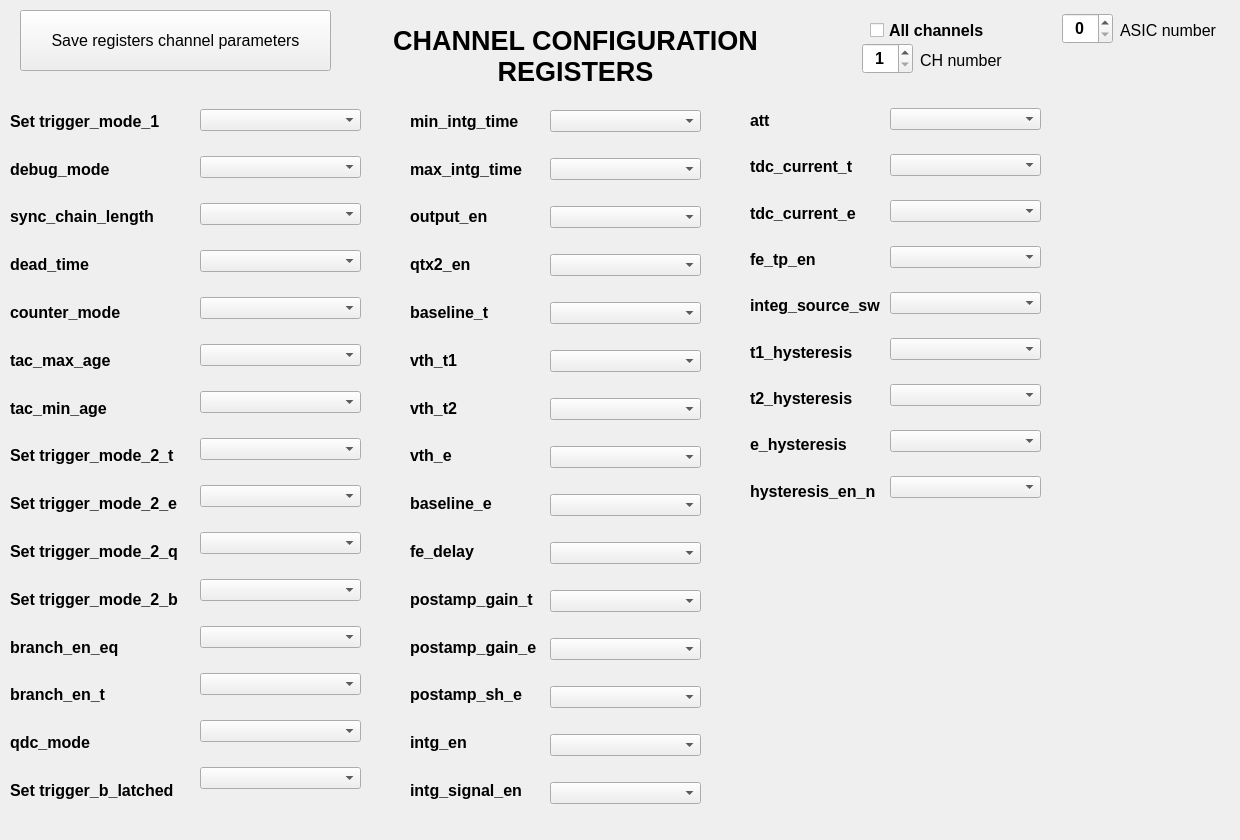
     <widget class="QWidget" name="ChannelASICconfig">
      <attribute name="title">
       <string>Channel ASIC config</string>
      </attribute>
      <widget class="QWidget" name="layoutWidget_4">
       <property name="geometry">
        <rect>
         <x>10</x>
         <y>100</y>
         <width>191</width>
         <height>711</height>
        </rect>
       </property>
       <layout class="QVBoxLayout" name="verticalLayout_12">
        <item>
         <widget class="QLabel" name="label_61">
          <property name="font">
           <font>
            <pointsize>12</pointsize>
            <weight>75</weight>
            <bold>true</bold>
           </font>
          </property>
          <property name="text">
           <string>Set trigger_mode_1</string>
          </property>
         </widget>
        </item>
        <item>
         <widget class="QLabel" name="label_73">
          <property name="font">
           <font>
            <pointsize>12</pointsize>
            <weight>75</weight>
            <bold>true</bold>
           </font>
          </property>
          <property name="text">
           <string>debug_mode</string>
          </property>
         </widget>
        </item>
        <item>
         <widget class="QLabel" name="label_88">
          <property name="font">
           <font>
            <pointsize>12</pointsize>
            <weight>75</weight>
            <bold>true</bold>
           </font>
          </property>
          <property name="text">
           <string>sync_chain_length</string>
          </property>
         </widget>
        </item>
        <item>
         <widget class="QLabel" name="label_95">
          <property name="font">
           <font>
            <pointsize>12</pointsize>
            <weight>75</weight>
            <bold>true</bold>
           </font>
          </property>
          <property name="text">
           <string>dead_time</string>
          </property>
         </widget>
        </item>
        <item>
         <widget class="QLabel" name="label_96">
          <property name="font">
           <font>
            <pointsize>12</pointsize>
            <weight>75</weight>
            <bold>true</bold>
           </font>
          </property>
          <property name="text">
           <string>counter_mode</string>
          </property>
         </widget>
        </item>
        <item>
         <widget class="QLabel" name="label_97">
          <property name="font">
           <font>
            <pointsize>12</pointsize>
            <weight>75</weight>
            <bold>true</bold>
           </font>
          </property>
          <property name="text">
           <string>tac_max_age</string>
          </property>
         </widget>
        </item>
        <item>
         <widget class="QLabel" name="label_98">
          <property name="font">
           <font>
            <pointsize>12</pointsize>
            <weight>75</weight>
            <bold>true</bold>
           </font>
          </property>
          <property name="text">
           <string>tac_min_age</string>
          </property>
         </widget>
        </item>
        <item>
         <widget class="QLabel" name="label_99">
          <property name="font">
           <font>
            <pointsize>12</pointsize>
            <weight>75</weight>
            <bold>true</bold>
           </font>
          </property>
          <property name="text">
           <string>Set trigger_mode_2_t</string>
          </property>
         </widget>
        </item>
        <item>
         <widget class="QLabel" name="label_102">
          <property name="font">
           <font>
            <pointsize>12</pointsize>
            <weight>75</weight>
            <bold>true</bold>
           </font>
          </property>
          <property name="text">
           <string>Set trigger_mode_2_e</string>
          </property>
         </widget>
        </item>
        <item>
         <widget class="QLabel" name="label_111">
          <property name="font">
           <font>
            <pointsize>12</pointsize>
            <weight>75</weight>
            <bold>true</bold>
           </font>
          </property>
          <property name="text">
           <string>Set trigger_mode_2_q</string>
          </property>
         </widget>
        </item>
        <item>
         <widget class="QLabel" name="label_112">
          <property name="font">
           <font>
            <pointsize>12</pointsize>
            <weight>75</weight>
            <bold>true</bold>
           </font>
          </property>
          <property name="text">
           <string>Set trigger_mode_2_b</string>
          </property>
         </widget>
        </item>
        <item>
         <widget class="QLabel" name="label_113">
          <property name="font">
           <font>
            <pointsize>12</pointsize>
            <weight>75</weight>
            <bold>true</bold>
           </font>
          </property>
          <property name="text">
           <string>branch_en_eq</string>
          </property>
         </widget>
        </item>
        <item>
         <widget class="QLabel" name="label_114">
          <property name="font">
           <font>
            <pointsize>12</pointsize>
            <weight>75</weight>
            <bold>true</bold>
           </font>
          </property>
          <property name="text">
           <string>branch_en_t</string>
          </property>
         </widget>
        </item>
        <item>
         <widget class="QLabel" name="label_115">
          <property name="font">
           <font>
            <pointsize>12</pointsize>
            <weight>75</weight>
            <bold>true</bold>
           </font>
          </property>
          <property name="text">
           <string>qdc_mode</string>
          </property>
         </widget>
        </item>
        <item>
         <widget class="QLabel" name="label_116">
          <property name="font">
           <font>
            <pointsize>12</pointsize>
            <weight>75</weight>
            <bold>true</bold>
           </font>
          </property>
          <property name="text">
           <string>Set trigger_b_latched</string>
          </property>
         </widget>
        </item>
       </layout>
      </widget>
      <widget class="QPushButton" name="pushButton_reg_ch">
       <property name="geometry">
        <rect>
         <x>20</x>
         <y>10</y>
         <width>311</width>
         <height>61</height>
        </rect>
       </property>
       <property name="font">
        <font>
         <pointsize>12</pointsize>
        </font>
       </property>
       <property name="text">
        <string>Save registers channel parameters</string>
       </property>
      </widget>
      <widget class="QWidget" name="layoutWidget">
       <property name="geometry">
        <rect>
         <x>200</x>
         <y>90</y>
         <width>161</width>
         <height>731</height>
        </rect>
       </property>
       <layout class="QVBoxLayout" name="verticalLayout_13">
        <item>
         <widget class="QComboBox" name="comboBox_trigger_mode_1"/>
        </item>
        <item>
         <widget class="QComboBox" name="comboBox_debug_mode"/>
        </item>
        <item>
         <widget class="QComboBox" name="comboBox_sync_chain_length"/>
        </item>
        <item>
         <widget class="QComboBox" name="comboBox_dead_time"/>
        </item>
        <item>
         <widget class="QComboBox" name="comboBox_counter_mode"/>
        </item>
        <item>
         <widget class="QComboBox" name="comboBox_tac_max_age"/>
        </item>
        <item>
         <widget class="QComboBox" name="comboBox_tac_min_age"/>
        </item>
        <item>
         <widget class="QComboBox" name="comboBox_trigger_mode_2_t"/>
        </item>
        <item>
         <widget class="QComboBox" name="comboBox_trigger_mode_2_e"/>
        </item>
        <item>
         <widget class="QComboBox" name="comboBox_trigger_mode_2_q"/>
        </item>
        <item>
         <widget class="QComboBox" name="comboBox_trigger_mode_2_b"/>
        </item>
        <item>
         <widget class="QComboBox" name="comboBox_branch_en_eq"/>
        </item>
        <item>
         <widget class="QComboBox" name="comboBox_branch_en_t"/>
        </item>
        <item>
         <widget class="QComboBox" name="comboBox_qdc_mode"/>
        </item>
        <item>
         <widget class="QComboBox" name="comboBox_trigger_b_latched"/>
        </item>
       </layout>
      </widget>
      <widget class="QWidget" name="layoutWidget">
       <property name="geometry">
        <rect>
         <x>410</x>
         <y>100</y>
         <width>141</width>
         <height>711</height>
        </rect>
       </property>
       <layout class="QVBoxLayout" name="verticalLayout_6">
        <item>
         <widget class="QLabel" name="label_117">
          <property name="font">
           <font>
            <pointsize>12</pointsize>
            <weight>75</weight>
            <bold>true</bold>
           </font>
          </property>
          <property name="text">
           <string>min_intg_time</string>
          </property>
         </widget>
        </item>
        <item>
         <widget class="QLabel" name="label_118">
          <property name="font">
           <font>
            <pointsize>12</pointsize>
            <weight>75</weight>
            <bold>true</bold>
           </font>
          </property>
          <property name="text">
           <string>max_intg_time</string>
          </property>
         </widget>
        </item>
        <item>
         <widget class="QLabel" name="label_119">
          <property name="font">
           <font>
            <pointsize>12</pointsize>
            <weight>75</weight>
            <bold>true</bold>
           </font>
          </property>
          <property name="text">
           <string>output_en</string>
          </property>
         </widget>
        </item>
        <item>
         <widget class="QLabel" name="label_120">
          <property name="font">
           <font>
            <pointsize>12</pointsize>
            <weight>75</weight>
            <bold>true</bold>
           </font>
          </property>
          <property name="text">
           <string>qtx2_en</string>
          </property>
         </widget>
        </item>
        <item>
         <widget class="QLabel" name="label_121">
          <property name="font">
           <font>
            <pointsize>12</pointsize>
            <weight>75</weight>
            <bold>true</bold>
           </font>
          </property>
          <property name="text">
           <string>baseline_t</string>
          </property>
         </widget>
        </item>
        <item>
         <widget class="QLabel" name="label_122">
          <property name="font">
           <font>
            <pointsize>12</pointsize>
            <weight>75</weight>
            <bold>true</bold>
           </font>
          </property>
          <property name="text">
           <string>vth_t1</string>
          </property>
         </widget>
        </item>
        <item>
         <widget class="QLabel" name="label_123">
          <property name="font">
           <font>
            <pointsize>12</pointsize>
            <weight>75</weight>
            <bold>true</bold>
           </font>
          </property>
          <property name="text">
           <string>vth_t2</string>
          </property>
         </widget>
        </item>
        <item>
         <widget class="QLabel" name="label_124">
          <property name="font">
           <font>
            <pointsize>12</pointsize>
            <weight>75</weight>
            <bold>true</bold>
           </font>
          </property>
          <property name="text">
           <string>vth_e</string>
          </property>
         </widget>
        </item>
        <item>
         <widget class="QLabel" name="label_125">
          <property name="font">
           <font>
            <pointsize>12</pointsize>
            <weight>75</weight>
            <bold>true</bold>
           </font>
          </property>
          <property name="text">
           <string>baseline_e</string>
          </property>
         </widget>
        </item>
        <item>
         <widget class="QLabel" name="label_126">
          <property name="font">
           <font>
            <pointsize>12</pointsize>
            <weight>75</weight>
            <bold>true</bold>
           </font>
          </property>
          <property name="text">
           <string>fe_delay</string>
          </property>
         </widget>
        </item>
        <item>
         <widget class="QLabel" name="label_127">
          <property name="font">
           <font>
            <pointsize>12</pointsize>
            <weight>75</weight>
            <bold>true</bold>
           </font>
          </property>
          <property name="text">
           <string>postamp_gain_t</string>
          </property>
         </widget>
        </item>
        <item>
         <widget class="QLabel" name="label_128">
          <property name="font">
           <font>
            <pointsize>12</pointsize>
            <weight>75</weight>
            <bold>true</bold>
           </font>
          </property>
          <property name="text">
           <string>postamp_gain_e</string>
          </property>
         </widget>
        </item>
        <item>
         <widget class="QLabel" name="label_140">
          <property name="font">
           <font>
            <pointsize>12</pointsize>
            <weight>75</weight>
            <bold>true</bold>
           </font>
          </property>
          <property name="text">
           <string>postamp_sh_e</string>
          </property>
         </widget>
        </item>
        <item>
         <widget class="QLabel" name="label_129">
          <property name="font">
           <font>
            <pointsize>12</pointsize>
            <weight>75</weight>
            <bold>true</bold>
           </font>
          </property>
          <property name="text">
           <string>intg_en</string>
          </property>
         </widget>
        </item>
        <item>
         <widget class="QLabel" name="label_130">
          <property name="font">
           <font>
            <pointsize>12</pointsize>
            <weight>75</weight>
            <bold>true</bold>
           </font>
          </property>
          <property name="text">
           <string>intg_signal_en</string>
          </property>
         </widget>
        </item>
       </layout>
      </widget>
      <widget class="QWidget" name="layoutWidget">
       <property name="geometry">
        <rect>
         <x>550</x>
         <y>90</y>
         <width>151</width>
         <height>741</height>
        </rect>
       </property>
       <layout class="QVBoxLayout" name="verticalLayout_7">
        <item>
         <widget class="QComboBox" name="comboBox_min_intg_time"/>
        </item>
        <item>
         <widget class="QComboBox" name="comboBox_max_intg_time"/>
        </item>
        <item>
         <widget class="QComboBox" name="comboBox_output_en"/>
        </item>
        <item>
         <widget class="QComboBox" name="comboBox_qtx2_en"/>
        </item>
        <item>
         <widget class="QComboBox" name="comboBox_baseline_t"/>
        </item>
        <item>
         <widget class="QComboBox" name="comboBox_vth_t1"/>
        </item>
        <item>
         <widget class="QComboBox" name="comboBox_vth_t2"/>
        </item>
        <item>
         <widget class="QComboBox" name="comboBox_vth_e"/>
        </item>
        <item>
         <widget class="QComboBox" name="comboBox_baseline_e"/>
        </item>
        <item>
         <widget class="QComboBox" name="comboBox_fe_delay"/>
        </item>
        <item>
         <widget class="QComboBox" name="comboBox_postamp_gain_t"/>
        </item>
        <item>
         <widget class="QComboBox" name="comboBox_postamp_gain_e"/>
        </item>
        <item>
         <widget class="QComboBox" name="comboBox_postamp_sh_e"/>
        </item>
        <item>
         <widget class="QComboBox" name="comboBox_intg_en"/>
        </item>
        <item>
         <widget class="QComboBox" name="comboBox_intg_signal_en"/>
        </item>
       </layout>
      </widget>
      <widget class="QWidget" name="layoutWidget">
       <property name="geometry">
        <rect>
         <x>750</x>
         <y>100</y>
         <width>141</width>
         <height>411</height>
        </rect>
       </property>
       <layout class="QVBoxLayout" name="verticalLayout_8">
        <item>
         <widget class="QLabel" name="label_131">
          <property name="font">
           <font>
            <pointsize>12</pointsize>
            <weight>75</weight>
            <bold>true</bold>
           </font>
          </property>
          <property name="text">
           <string>att</string>
          </property>
         </widget>
        </item>
        <item>
         <widget class="QLabel" name="label_132">
          <property name="font">
           <font>
            <pointsize>12</pointsize>
            <weight>75</weight>
            <bold>true</bold>
           </font>
          </property>
          <property name="text">
           <string>tdc_current_t</string>
          </property>
         </widget>
        </item>
        <item>
         <widget class="QLabel" name="label_133">
          <property name="font">
           <font>
            <pointsize>12</pointsize>
            <weight>75</weight>
            <bold>true</bold>
           </font>
          </property>
          <property name="text">
           <string>tdc_current_e</string>
          </property>
         </widget>
        </item>
        <item>
         <widget class="QLabel" name="label_134">
          <property name="font">
           <font>
            <pointsize>12</pointsize>
            <weight>75</weight>
            <bold>true</bold>
           </font>
          </property>
          <property name="text">
           <string>fe_tp_en</string>
          </property>
         </widget>
        </item>
        <item>
         <widget class="QLabel" name="label_135">
          <property name="font">
           <font>
            <pointsize>12</pointsize>
            <weight>75</weight>
            <bold>true</bold>
           </font>
          </property>
          <property name="text">
           <string>integ_source_sw</string>
          </property>
         </widget>
        </item>
        <item>
         <widget class="QLabel" name="label_136">
          <property name="font">
           <font>
            <pointsize>12</pointsize>
            <weight>75</weight>
            <bold>true</bold>
           </font>
          </property>
          <property name="text">
           <string>t1_hysteresis</string>
          </property>
         </widget>
        </item>
        <item>
         <widget class="QLabel" name="label_137">
          <property name="font">
           <font>
            <pointsize>12</pointsize>
            <weight>75</weight>
            <bold>true</bold>
           </font>
          </property>
          <property name="text">
           <string>t2_hysteresis</string>
          </property>
         </widget>
        </item>
        <item>
         <widget class="QLabel" name="label_138">
          <property name="font">
           <font>
            <pointsize>12</pointsize>
            <weight>75</weight>
            <bold>true</bold>
           </font>
          </property>
          <property name="text">
           <string>e_hysteresis</string>
          </property>
         </widget>
        </item>
        <item>
         <widget class="QLabel" name="label_139">
          <property name="font">
           <font>
            <pointsize>12</pointsize>
            <weight>75</weight>
            <bold>true</bold>
           </font>
          </property>
          <property name="text">
           <string>hysteresis_en_n</string>
          </property>
         </widget>
        </item>
       </layout>
      </widget>
      <widget class="QWidget" name="layoutWidget">
       <property name="geometry">
        <rect>
         <x>890</x>
         <y>90</y>
         <width>151</width>
         <height>431</height>
        </rect>
       </property>
       <layout class="QVBoxLayout" name="verticalLayout_9">
        <item>
         <widget class="QComboBox" name="comboBox_att"/>
        </item>
        <item>
         <widget class="QComboBox" name="comboBox_tdc_current_t"/>
        </item>
        <item>
         <widget class="QComboBox" name="comboBox_tdc_current_e"/>
        </item>
        <item>
         <widget class="QComboBox" name="comboBox_fe_tp_en"/>
        </item>
        <item>
         <widget class="QComboBox" name="comboBox_integ_source_sw"/>
        </item>
        <item>
         <widget class="QComboBox" name="comboBox_t1_hysteresis"/>
        </item>
        <item>
         <widget class="QComboBox" name="comboBox_t2_hysteresis"/>
        </item>
        <item>
         <widget class="QComboBox" name="comboBox_e_hysteresis"/>
        </item>
        <item>
         <widget class="QComboBox" name="comboBox_hysteresis_en_n"/>
        </item>
       </layout>
      </widget>
      <widget class="QSpinBox" name="spinBox_ch_number">
       <property name="geometry">
        <rect>
         <x>862</x>
         <y>43</y>
         <width>51</width>
         <height>31</height>
        </rect>
       </property>
       <property name="font">
        <font>
         <pointsize>12</pointsize>
         <weight>75</weight>
         <bold>true</bold>
        </font>
       </property>
       <property name="alignment">
        <set>Qt::AlignCenter</set>
       </property>
       <property name="minimum">
        <number>1</number>
       </property>
       <property name="maximum">
        <number>64</number>
       </property>
      </widget>
      <widget class="QLabel" name="label_16">
       <property name="geometry">
        <rect>
         <x>920</x>
         <y>50</y>
         <width>101</width>
         <height>20</height>
        </rect>
       </property>
       <property name="font">
        <font>
         <pointsize>12</pointsize>
         <kerning>false</kerning>
        </font>
       </property>
       <property name="text">
        <string>CH number</string>
       </property>
      </widget>
      <widget class="QCheckBox" name="checkBox_all_ch">
       <property name="geometry">
        <rect>
         <x>870</x>
         <y>20</y>
         <width>131</width>
         <height>20</height>
        </rect>
       </property>
       <property name="font">
        <font>
         <pointsize>12</pointsize>
         <weight>75</weight>
         <bold>true</bold>
        </font>
       </property>
       <property name="text">
        <string>All channels</string>
       </property>
      </widget>
      <widget class="QLabel" name="label_308">
       <property name="geometry">
        <rect>
         <x>360</x>
         <y>20</y>
         <width>431</width>
         <height>71</height>
        </rect>
       </property>
       <property name="font">
        <font>
         <pointsize>20</pointsize>
         <weight>75</weight>
         <bold>true</bold>
        </font>
       </property>
       <property name="text">
        <string>CHANNEL CONFIGURATION 
REGISTERS</string>
       </property>
       <property name="alignment">
        <set>Qt::AlignCenter</set>
       </property>
      </widget>
      <widget class="QSpinBox" name="spinBox_ASIC_n_2">
       <property name="geometry">
        <rect>
         <x>1062</x>
         <y>13</y>
         <width>51</width>
         <height>31</height>
        </rect>
       </property>
       <property name="font">
        <font>
         <pointsize>12</pointsize>
         <weight>75</weight>
         <bold>true</bold>
        </font>
       </property>
       <property name="alignment">
        <set>Qt::AlignCenter</set>
       </property>
      </widget>
      <widget class="QLabel" name="label_108">
       <property name="geometry">
        <rect>
         <x>1120</x>
         <y>20</y>
         <width>111</width>
         <height>20</height>
        </rect>
       </property>
       <property name="font">
        <font>
         <pointsize>12</pointsize>
         <kerning>false</kerning>
        </font>
       </property>
       <property name="text">
        <string>ASIC number</string>
       </property>
      </widget>
      <zorder>layoutWidget</zorder>
      <zorder>layoutWidget</zorder>
      <zorder>layoutWidget</zorder>
      <zorder>layoutWidget</zorder>
      <zorder>layoutWidget</zorder>
      <zorder>layoutWidget_4</zorder>
      <zorder>pushButton_reg_ch</zorder>
      <zorder>spinBox_ch_number</zorder>
      <zorder>label_16</zorder>
      <zorder>checkBox_all_ch</zorder>
      <zorder>label_308</zorder>
      <zorder>spinBox_ASIC_n_2</zorder>
      <zorder>label_108</zorder>
     </widget>
